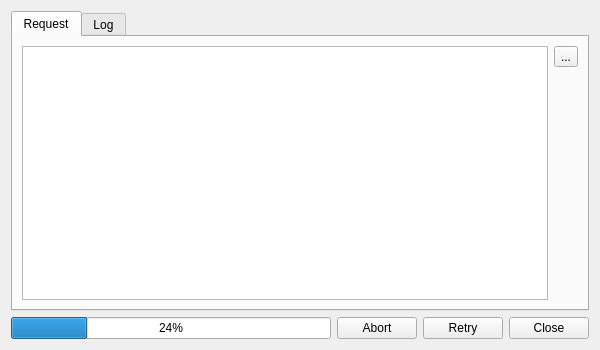
<?xml version="1.0" encoding="UTF-8"?>
<ui version="4.0">
 <class>SoundRequestLogWidget</class>
 <widget class="QWidget" name="SoundRequestLogWidget">
  <property name="geometry">
   <rect>
    <x>0</x>
    <y>0</y>
    <width>600</width>
    <height>350</height>
   </rect>
  </property>
  <property name="windowTitle">
   <string>Form</string>
  </property>
  <layout class="QVBoxLayout" name="verticalLayout">
   <item>
    <widget class="QTabWidget" name="tabWidget">
     <property name="currentIndex">
      <number>0</number>
     </property>
     <widget class="QWidget" name="request_tab">
      <attribute name="title">
       <string>Request</string>
      </attribute>
      <layout class="QHBoxLayout" name="horizontalLayout_2">
       <item>
        <widget class="QTextEdit" name="request_textEdit">
         <property name="lineWrapMode">
          <enum>QTextEdit::NoWrap</enum>
         </property>
        </widget>
       </item>
       <item>
        <layout class="QVBoxLayout" name="verticalLayout_2">
         <item>
          <widget class="QToolButton" name="requestSave_toolButton">
           <property name="text">
            <string>...</string>
           </property>
          </widget>
         </item>
         <item>
          <spacer name="verticalSpacer">
           <property name="orientation">
            <enum>Qt::Vertical</enum>
           </property>
           <property name="sizeHint" stdset="0">
            <size>
             <width>20</width>
             <height>40</height>
            </size>
           </property>
          </spacer>
         </item>
        </layout>
       </item>
      </layout>
     </widget>
     <widget class="QWidget" name="log_tab">
      <attribute name="title">
       <string>Log</string>
      </attribute>
      <layout class="QHBoxLayout" name="horizontalLayout_3">
       <item>
        <widget class="QTreeView" name="log_treeView">
         <property name="rootIsDecorated">
          <bool>false</bool>
         </property>
        </widget>
       </item>
       <item>
        <layout class="QVBoxLayout" name="verticalLayout_4">
         <item>
          <widget class="QToolButton" name="logSave_toolButton">
           <property name="text">
            <string>...</string>
           </property>
          </widget>
         </item>
         <item>
          <spacer name="verticalSpacer_2">
           <property name="orientation">
            <enum>Qt::Vertical</enum>
           </property>
           <property name="sizeHint" stdset="0">
            <size>
             <width>20</width>
             <height>40</height>
            </size>
           </property>
          </spacer>
         </item>
         <item>
          <widget class="QToolButton" name="logClear_toolButton">
           <property name="text">
            <string>...</string>
           </property>
          </widget>
         </item>
        </layout>
       </item>
      </layout>
     </widget>
    </widget>
   </item>
   <item>
    <layout class="QHBoxLayout" name="horizontalLayout">
     <item>
      <widget class="QProgressBar" name="progressBar">
       <property name="value">
        <number>24</number>
       </property>
      </widget>
     </item>
     <item>
      <widget class="QPushButton" name="abort_pushButton">
       <property name="text">
        <string>Abort</string>
       </property>
      </widget>
     </item>
     <item>
      <widget class="QPushButton" name="retry_pushButton">
       <property name="text">
        <string>Retry</string>
       </property>
      </widget>
     </item>
     <item>
      <widget class="QPushButton" name="close_pushButton">
       <property name="text">
        <string>Close</string>
       </property>
      </widget>
     </item>
    </layout>
   </item>
  </layout>
 </widget>
 <tabstops>
  <tabstop>request_textEdit</tabstop>
  <tabstop>requestSave_toolButton</tabstop>
  <tabstop>abort_pushButton</tabstop>
  <tabstop>retry_pushButton</tabstop>
  <tabstop>close_pushButton</tabstop>
  <tabstop>tabWidget</tabstop>
  <tabstop>logSave_toolButton</tabstop>
  <tabstop>logClear_toolButton</tabstop>
 </tabstops>
 <resources/>
 <connections/>
</ui>
